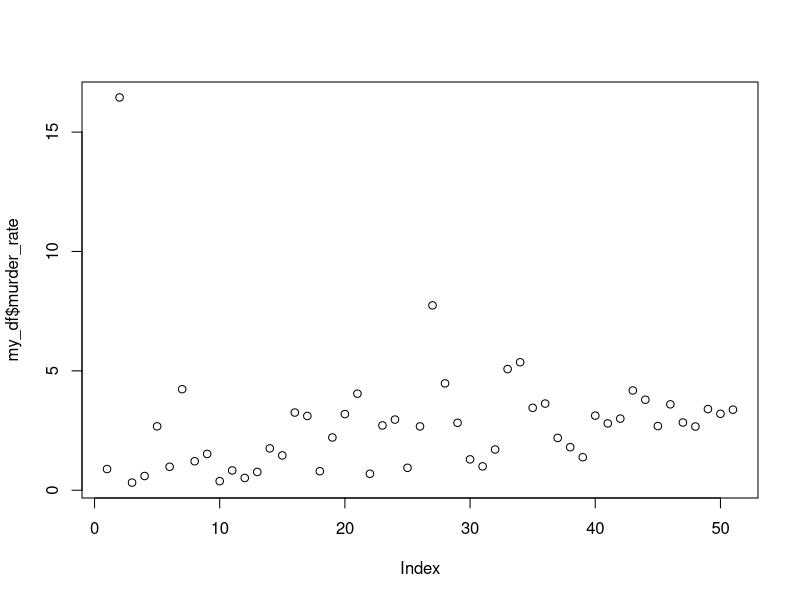

The R script that drew this image:
## ---- chunk 1
knitr::opts_chunk$set(echo = TRUE)
## ---- chunk 2
library(dslabs)
data(murders)
murders
## ---- chunk 3
pop <- murders$population
sort(pop)[1]
## ---- chunk 4
order(pop)[1]
## ---- chunk 5
which.min(pop)
## ---- chunk 6
i <- which.min(pop)
murders$state[i]
## ---- chunk 7
temp <- c(35, 88, 42, 84, 81, 30)
city <- c("Beijing", "Lagos", "Paris", "Rio de Janeiro","San Juan", "Toronto")
city_temps <- data.frame(name = city, temperature = temp)
## ---- chunk 8
ranks <- rank(murders$population)
my_df <- data.frame(state = murders$state, ranks = ranks)
my_df
## ---- chunk 9
ind <- order(murders$population)
my_df <- my_df[ind, ]
my_df
## ---- chunk 10
murders <- murders[ind, ]
murders
## ---- chunk 11
my_df$murder_rate <- murders$total / murders$population * 100000
my_df
## ---- chunk 12
plot(my_df$murder_rate)
## ---- chunk 13
ii <- which.max(my_df$murder_rate)
my_df$state[ii]
